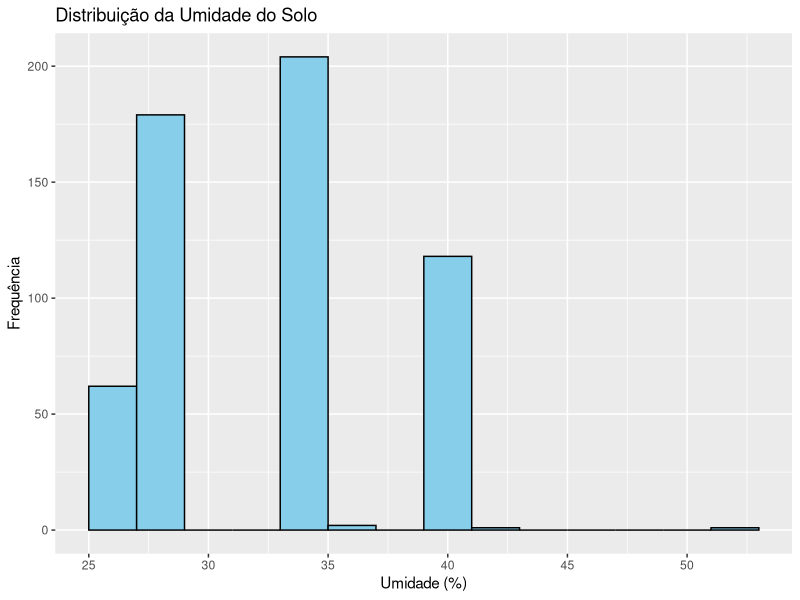
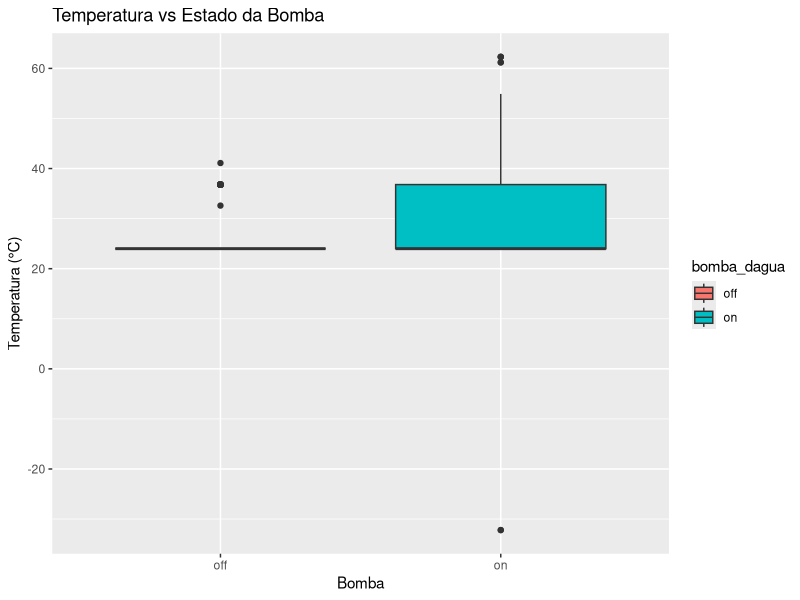
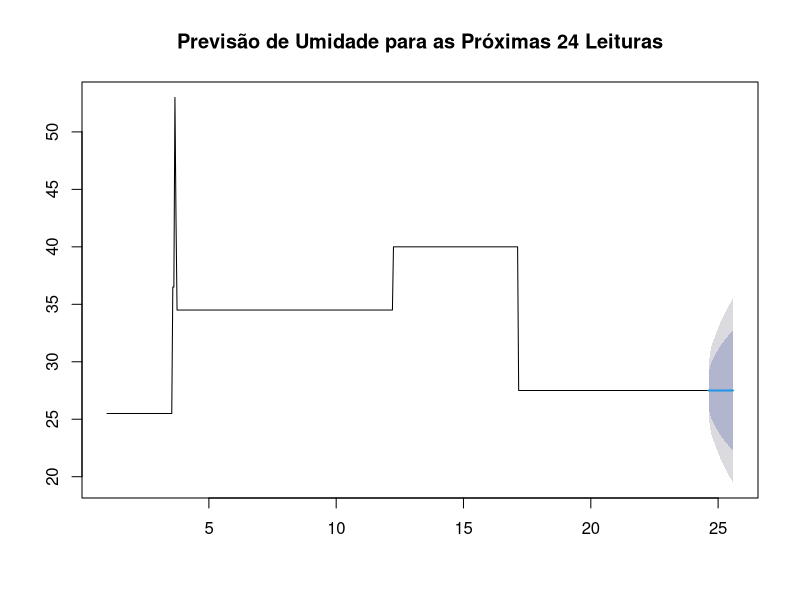

Write the R code that produced these figures, in order.
# Análise Estatística de Dados de Sensores - FarmTech Solutions

# Pacotes necessários
library(dplyr)
library(ggplot2)
library(readr)
library(lubridate)
library(forecast)

# Carregar os dados exportados do banco Oracle (CSV simulado)
df <- read_csv("leituras_sensores.csv")

# Transformar coluna de timestamp em formato de data/hora
df$timestamp <- ymd_hms(df$timestamp)

# Resumo estatístico das variáveis
summary(df)

# Correlação entre variáveis
cor(df$umidade, df$ph, use = "complete.obs")

# Histograma da umidade
ggplot(df, aes(x = umidade)) +
  geom_histogram(binwidth = 2, fill = "skyblue", color = "black") +
  labs(title = "Distribuição da Umidade do Solo", x = "Umidade (%)", y = "Frequência")

# Boxplot de temperatura por status da bomba
ggplot(df, aes(x = bomba_dagua, y = temperatura, fill = bomba_dagua)) +
  geom_boxplot() +
  labs(title = "Temperatura vs Estado da Bomba", x = "Bomba", y = "Temperatura (°C)")

# Série temporal da umidade
df_ts <- df %>%
  arrange(timestamp) %>%
  select(timestamp, umidade)

serie_umidade <- ts(df_ts$umidade, frequency = 24)

# Modelo de previsão automática
modelo <- auto.arima(serie_umidade)
previsao <- forecast(modelo, h = 24)

# Plot da previsão
plot(previsao, main = "Previsão de Umidade para as Próximas 24 Leituras")

# Exportar resumo
write.csv(summary(df), "resumo_estatistico.csv")

# Fim da análise
